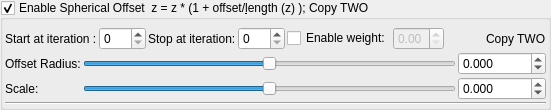
    <widget class="MyGroupBox" name="groupCheck_transform_sphericalOffset2_enabled">
     <property name="title">
      <string>Enable Spherical Offset  z = z * (1 + offset/&amp;length (z) ); Copy TWO</string>
     </property>
     <property name="checkable">
      <bool>true</bool>
     </property>
     <layout class="QVBoxLayout" name="verticalLayout_27" stretch="0,0,0">
      <property name="spacing">
       <number>2</number>
      </property>
      <property name="leftMargin">
       <number>2</number>
      </property>
      <property name="topMargin">
       <number>2</number>
      </property>
      <property name="rightMargin">
       <number>2</number>
      </property>
      <property name="bottomMargin">
       <number>2</number>
      </property>
      <item>
       <layout class="QGridLayout" name="gridLayout_38">
        <property name="topMargin">
         <number>5</number>
        </property>
        <item row="0" column="3">
         <widget class="MySpinBox" name="spinboxInt_transform_sphericalOffset2_stop_iterations">
          <property name="sizePolicy">
           <sizepolicy hsizetype="Preferred" vsizetype="Maximum">
            <horstretch>0</horstretch>
            <verstretch>0</verstretch>
           </sizepolicy>
          </property>
          <property name="maximum">
           <number>250</number>
          </property>
         </widget>
        </item>
        <item row="0" column="5">
         <widget class="MyDoubleSpinBox" name="spinbox_transform_sphericalOffset2_weight">
          <property name="enabled">
           <bool>false</bool>
          </property>
          <property name="sizePolicy">
           <sizepolicy hsizetype="Minimum" vsizetype="Maximum">
            <horstretch>0</horstretch>
            <verstretch>0</verstretch>
           </sizepolicy>
          </property>
          <property name="decimals">
           <number>2</number>
          </property>
          <property name="minimum">
           <double>0.000000000000000</double>
          </property>
          <property name="maximum">
           <double>1.000000000000000</double>
          </property>
          <property name="singleStep">
           <double>0.100000000000000</double>
          </property>
         </widget>
        </item>
        <item row="0" column="7">
         <widget class="QLabel" name="label_126">
          <property name="text">
           <string>Copy TWO</string>
          </property>
         </widget>
        </item>
        <item row="0" column="2">
         <widget class="QLabel" name="label_87">
          <property name="text">
           <string>Stop at iteration:</string>
          </property>
         </widget>
        </item>
        <item row="0" column="6">
         <spacer name="horizontalSpacer_16">
          <property name="orientation">
           <enum>Qt::Horizontal</enum>
          </property>
          <property name="sizeHint" stdset="0">
           <size>
            <width>40</width>
            <height>20</height>
           </size>
          </property>
         </spacer>
        </item>
        <item row="0" column="1">
         <widget class="MySpinBox" name="spinboxInt_transform_sphericalOffset2_start_iterations">
          <property name="sizePolicy">
           <sizepolicy hsizetype="Minimum" vsizetype="Maximum">
            <horstretch>0</horstretch>
            <verstretch>0</verstretch>
           </sizepolicy>
          </property>
          <property name="minimum">
           <number>0</number>
          </property>
          <property name="maximum">
           <number>250</number>
          </property>
          <property name="value">
           <number>0</number>
          </property>
         </widget>
        </item>
        <item row="0" column="0">
         <widget class="QLabel" name="label_88">
          <property name="text">
           <string>Start at iteration :</string>
          </property>
         </widget>
        </item>
        <item row="0" column="4">
         <widget class="QCheckBox" name="checkBox_transform_sphericalOffset2_weight_enabled">
          <property name="text">
           <string>Enable weight:</string>
          </property>
         </widget>
        </item>
       </layout>
      </item>
      <item>
       <layout class="QGridLayout" name="gridLayout_39">
        <property name="spacing">
         <number>2</number>
        </property>
        <item row="0" column="1">
         <widget class="QSlider" name="slider_transform_sphericalOffset2_offset_radius">
          <property name="sizePolicy">
           <sizepolicy hsizetype="Expanding" vsizetype="Maximum">
            <horstretch>0</horstretch>
            <verstretch>0</verstretch>
           </sizepolicy>
          </property>
          <property name="minimum">
           <number>-18000</number>
          </property>
          <property name="maximum">
           <number>18000</number>
          </property>
          <property name="value">
           <number>0</number>
          </property>
          <property name="sliderPosition">
           <number>0</number>
          </property>
          <property name="orientation">
           <enum>Qt::Horizontal</enum>
          </property>
         </widget>
        </item>
        <item row="0" column="0">
         <widget class="QLabel" name="label_26">
          <property name="text">
           <string>Offset Radius:</string>
          </property>
         </widget>
        </item>
        <item row="0" column="2">
         <widget class="MyDoubleSpinBox" name="spinbox_transform_sphericalOffset2_offset_radius">
          <property name="sizePolicy">
           <sizepolicy hsizetype="Minimum" vsizetype="Maximum">
            <horstretch>0</horstretch>
            <verstretch>0</verstretch>
           </sizepolicy>
          </property>
          <property name="prefix">
           <string/>
          </property>
          <property name="suffix">
           <string/>
          </property>
          <property name="decimals">
           <number>3</number>
          </property>
          <property name="minimum">
           <double>-36000.000000000000000</double>
          </property>
          <property name="maximum">
           <double>36000.000000000000000</double>
          </property>
          <property name="singleStep">
           <double>0.100000000000000</double>
          </property>
         </widget>
        </item>
        <item row="1" column="2">
         <widget class="MyDoubleSpinBox" name="spinbox_transform_sphericalOffset2_scale">
          <property name="sizePolicy">
           <sizepolicy hsizetype="Minimum" vsizetype="Maximum">
            <horstretch>0</horstretch>
            <verstretch>0</verstretch>
           </sizepolicy>
          </property>
          <property name="prefix">
           <string/>
          </property>
          <property name="suffix">
           <string/>
          </property>
          <property name="decimals">
           <number>3</number>
          </property>
          <property name="minimum">
           <double>-36000.000000000000000</double>
          </property>
          <property name="maximum">
           <double>36000.000000000000000</double>
          </property>
          <property name="singleStep">
           <double>0.100000000000000</double>
          </property>
         </widget>
        </item>
        <item row="1" column="1">
         <widget class="QSlider" name="slider_transform_sphericalOffset2_scale">
          <property name="sizePolicy">
           <sizepolicy hsizetype="Expanding" vsizetype="Maximum">
            <horstretch>0</horstretch>
            <verstretch>0</verstretch>
           </sizepolicy>
          </property>
          <property name="minimum">
           <number>-18000</number>
          </property>
          <property name="maximum">
           <number>18000</number>
          </property>
          <property name="value">
           <number>0</number>
          </property>
          <property name="sliderPosition">
           <number>0</number>
          </property>
          <property name="orientation">
           <enum>Qt::Horizontal</enum>
          </property>
         </widget>
        </item>
        <item row="1" column="0">
         <widget class="QLabel" name="label_171">
          <property name="text">
           <string>Scale:</string>
          </property>
         </widget>
        </item>
       </layout>
      </item>
      <item>
       <widget class="Line" name="line_20">
        <property name="orientation">
         <enum>Qt::Horizontal</enum>
        </property>
       </widget>
      </item>
     </layout>
    </widget>
